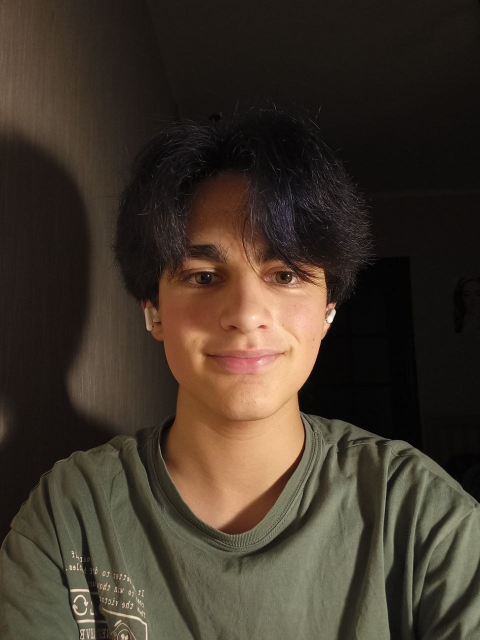
#> input picture Images/itsme.jpg, 960 x 1280 px (shown at 1/2 size)
$ python HW__lesson3.py
#> lines starting #> are read from the running program, lines starting #| are printed output that depends on the picture
import cv2
import numpy as np

img = cv2.imread('Images/itsme.jpg')
#> img is the input picture: shape (1280, 960, 3); mean B, G, R 42.6, 53.9, 64.6
img = cv2.resize(img, (400, 500))
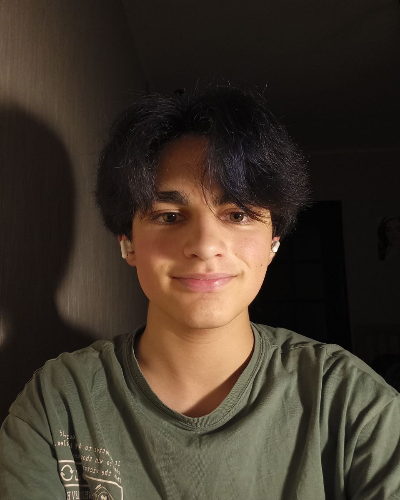
#> img: shape (500, 400, 3); mean B, G, R 42.5, 53.8, 64.5

cv2.rectangle(img, (130,135), (270,320), (40, 239, 4), 2)
cv2.putText(img, 'Andriy Shobotenko', (80, 350),
            cv2.FONT_HERSHEY_COMPLEX_SMALL, 1,
            (40, 143, 4), 1)
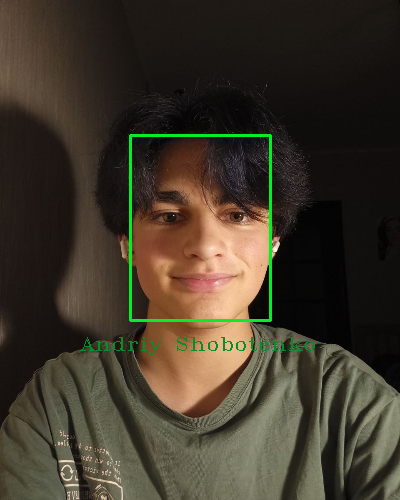
#> img: shape (500, 400, 3); mean B, G, R 42.4, 55.8, 63.4


cv2.imshow('Image', img)
cv2.waitKey(0)
cv2.destroyAllWindows()
